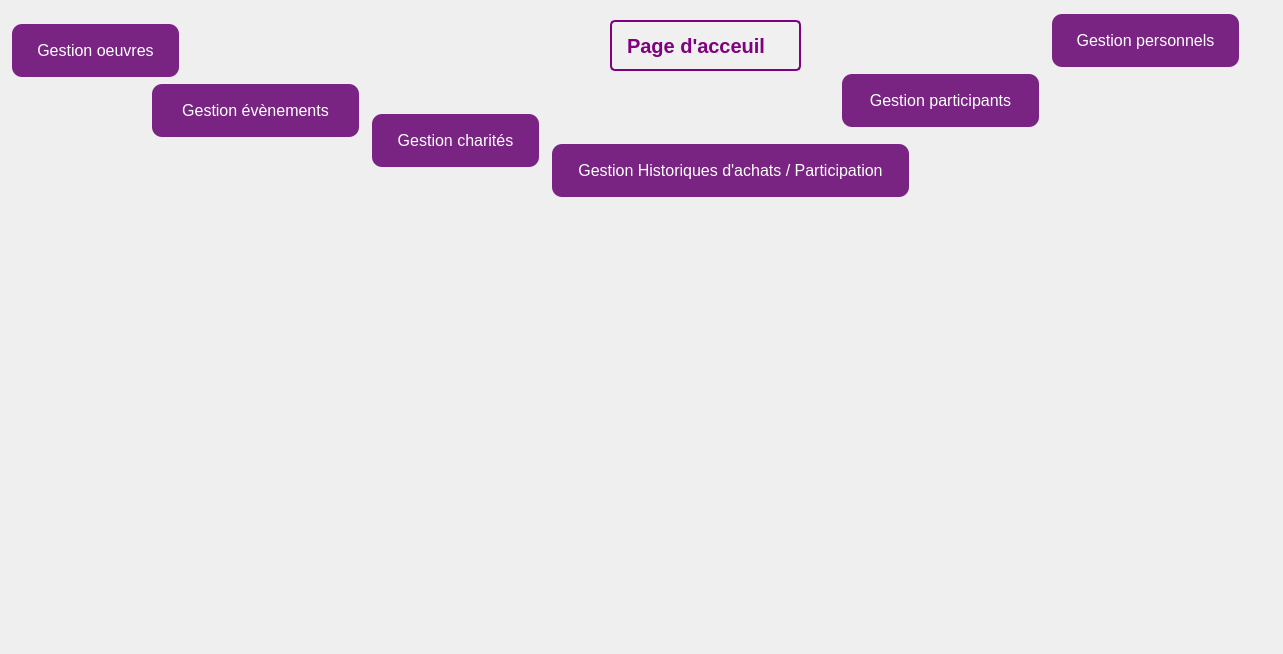
<?xml version="1.0" encoding="UTF-8"?>
<ui version="4.0">
 <class>Menu</class>
 <widget class="QDialog" name="Menu">
  <property name="geometry">
   <rect>
    <x>0</x>
    <y>0</y>
    <width>1283</width>
    <height>654</height>
   </rect>
  </property>
  <property name="windowTitle">
   <string>Dialog</string>
  </property>
  <widget class="QPushButton" name="GP">
   <property name="geometry">
    <rect>
     <x>1050</x>
     <y>10</y>
     <width>191</width>
     <height>61</height>
    </rect>
   </property>
   <property name="styleSheet">
    <string notr="true">QPushButton {
    background-color: #792382; /* Couleur de fond */
    border: none; /* Supprimer la bordure */
    color: white; /* Couleur du texte */
    padding: 10px 24px; /* Marge intérieure */
    text-align: center; /* Alignement du texte */
    text-decoration: none; /* Supprimer la décoration du texte */
    font-size: 16px;
    margin: 4px 2px;
    border-radius: 10px; /* Arrondir les coins */
}

QPushButton:hover {
    background-color: #aa00ff; /* Couleur de fond au survol */
}</string>
   </property>
   <property name="text">
    <string>Gestion personnels</string>
   </property>
  </widget>
  <widget class="QLabel" name="label">
   <property name="geometry">
    <rect>
     <x>0</x>
     <y>0</y>
     <width>1341</width>
     <height>661</height>
    </rect>
   </property>
   <property name="styleSheet">
    <string notr="true">background-image: url(&quot;D:/ESPRIT/c++/Projet/ProjetC++/images/menu.png&quot;);
</string>
   </property>
   <property name="text">
    <string/>
   </property>
  </widget>
  <widget class="QPushButton" name="GC">
   <property name="geometry">
    <rect>
     <x>370</x>
     <y>110</y>
     <width>171</width>
     <height>61</height>
    </rect>
   </property>
   <property name="styleSheet">
    <string notr="true">QPushButton {
    background-color: #792382; /* Couleur de fond */
    border: none; /* Supprimer la bordure */
    color: white; /* Couleur du texte */
    padding: 10px 24px; /* Marge intérieure */
    text-align: center; /* Alignement du texte */
    text-decoration: none; /* Supprimer la décoration du texte */
    font-size: 16px;
    margin: 4px 2px;
    border-radius: 10px; /* Arrondir les coins */
}

QPushButton:hover {
    background-color: #aa00ff; /* Couleur de fond au survol */
}</string>
   </property>
   <property name="text">
    <string>Gestion charités</string>
   </property>
  </widget>
  <widget class="QPushButton" name="GE">
   <property name="geometry">
    <rect>
     <x>150</x>
     <y>80</y>
     <width>211</width>
     <height>61</height>
    </rect>
   </property>
   <property name="styleSheet">
    <string notr="true">QPushButton {
    background-color: #792382; /* Couleur de fond */
    border: none; /* Supprimer la bordure */
    color: white; /* Couleur du texte */
    padding: 10px 24px; /* Marge intérieure */
    text-align: center; /* Alignement du texte */
    text-decoration: none; /* Supprimer la décoration du texte */
    font-size: 16px;
    margin: 4px 2px;
    border-radius: 10px; /* Arrondir les coins */
}

QPushButton:hover {
    background-color: #aa00ff; /* Couleur de fond au survol */
}</string>
   </property>
   <property name="text">
    <string>Gestion évènements</string>
   </property>
  </widget>
  <widget class="QPushButton" name="GO">
   <property name="geometry">
    <rect>
     <x>10</x>
     <y>20</y>
     <width>171</width>
     <height>61</height>
    </rect>
   </property>
   <property name="styleSheet">
    <string notr="true">QPushButton {
    background-color: #792382; /* Couleur de fond */
    border: none; /* Supprimer la bordure */
    color: white; /* Couleur du texte */
    padding: 10px 24px; /* Marge intérieure */
    text-align: center; /* Alignement du texte */
    text-decoration: none; /* Supprimer la décoration du texte */
    font-size: 16px;
    margin: 4px 2px;
    border-radius: 10px; /* Arrondir les coins */
}

QPushButton:hover {
    background-color: #aa00ff; /* Couleur de fond au survol */
}</string>
   </property>
   <property name="text">
    <string>Gestion oeuvres</string>
   </property>
  </widget>
  <widget class="QLabel" name="label_2">
   <property name="geometry">
    <rect>
     <x>640</x>
     <y>100</y>
     <width>171</width>
     <height>121</height>
    </rect>
   </property>
   <property name="text">
    <string/>
   </property>
   <property name="pixmap">
    <pixmap>../../Downloads/423062592_412565247809359_4122753196054595283_n.png</pixmap>
   </property>
  </widget>
  <widget class="QPushButton" name="GPA">
   <property name="geometry">
    <rect>
     <x>840</x>
     <y>70</y>
     <width>201</width>
     <height>61</height>
    </rect>
   </property>
   <property name="styleSheet">
    <string notr="true">QPushButton {
    background-color: #792382; /* Couleur de fond */
    border: none; /* Supprimer la bordure */
    color: white; /* Couleur du texte */
    padding: 10px 24px; /* Marge intérieure */
    text-align: center; /* Alignement du texte */
    text-decoration: none; /* Supprimer la décoration du texte */
    font-size: 16px;
    margin: 4px 2px;
    border-radius: 10px; /* Arrondir les coins */
}

QPushButton:hover {
    background-color: #aa00ff; /* Couleur de fond au survol */
}</string>
   </property>
   <property name="text">
    <string>Gestion participants</string>
   </property>
  </widget>
  <widget class="QLabel" name="label_3">
   <property name="geometry">
    <rect>
     <x>610</x>
     <y>20</y>
     <width>191</width>
     <height>51</height>
    </rect>
   </property>
   <property name="styleSheet">
    <string notr="true">QLabel {
    color: #800080; /* Couleur du texte violette */
    font-size: 20px; /* Taille de la police */
    font-weight: bold; /* Police en gras */
    background-color: #f0f0f0; /* Couleur de fond */
    border: 2px solid #800080; /* Bordure violette */
    border-radius: 5px; /* Coins arrondis */
    padding: 10px; /* Marge intérieure */
}

QLabel:hover {
    background-color: #aa00ff; /* Couleur de fond au survol (bleu clair) */
    border-color: #4B0082; /* Couleur de la bordure au survol */
}</string>
   </property>
   <property name="text">
    <string>Page d'acceuil</string>
   </property>
  </widget>
  <widget class="QPushButton" name="GHA">
   <property name="geometry">
    <rect>
     <x>550</x>
     <y>140</y>
     <width>361</width>
     <height>61</height>
    </rect>
   </property>
   <property name="styleSheet">
    <string notr="true">QPushButton {
    background-color: #792382; /* Couleur de fond */
    border: none; /* Supprimer la bordure */
    color: white; /* Couleur du texte */
    padding: 10px 24px; /* Marge intérieure */
    text-align: center; /* Alignement du texte */
    text-decoration: none; /* Supprimer la décoration du texte */
    font-size: 16px;
    margin: 4px 2px;
    border-radius: 10px; /* Arrondir les coins */
}

QPushButton:hover {
    background-color: #aa00ff; /* Couleur de fond au survol */
}</string>
   </property>
   <property name="text">
    <string>Gestion Historiques d'achats / Participation</string>
   </property>
  </widget>
  <zorder>label</zorder>
  <zorder>GP</zorder>
  <zorder>GC</zorder>
  <zorder>GE</zorder>
  <zorder>GO</zorder>
  <zorder>label_2</zorder>
  <zorder>GPA</zorder>
  <zorder>label_3</zorder>
  <zorder>GHA</zorder>
 </widget>
 <resources/>
 <connections/>
</ui>
